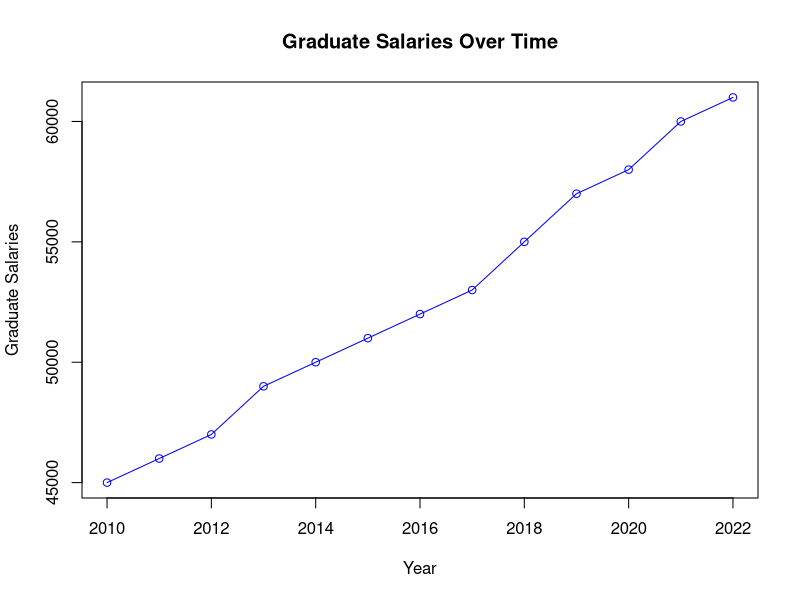

Generate this figure with R: (Note: this script raises an error after producing the figure.)
## ---- chunk 1
# Placeholder for a simple visualization
years <- 2010:2022
salaries <- c(45000, 46000, 47000, 49000, 50000, 51000, 52000, 53000, 55000, 57000, 58000, 60000, 61000)
plot(years, salaries, type = 'o', col = 'blue', xlab = 'Year', ylab = 'Graduate Salaries', main = 'Graduate Salaries Over Time')
## ---- chunk 2
knitr::include_graphics("F1.jpg")
## ---- chunk 3
knitr::include_graphics("F2.jpg")
## ---- chunk 4
knitr::include_graphics("F3.jpg")
## ---- chunk 5
knitr::include_graphics("F4.jpg")
## ---- chunk 6
knitr::include_graphics("F5.jpg")
## ---- chunk 7
knitr::include_graphics("F6.jpg")
## ---- chunk 8
knitr::include_graphics("F7.jpg")
## ---- chunk 9
knitr::include_graphics("F8.jpg")
